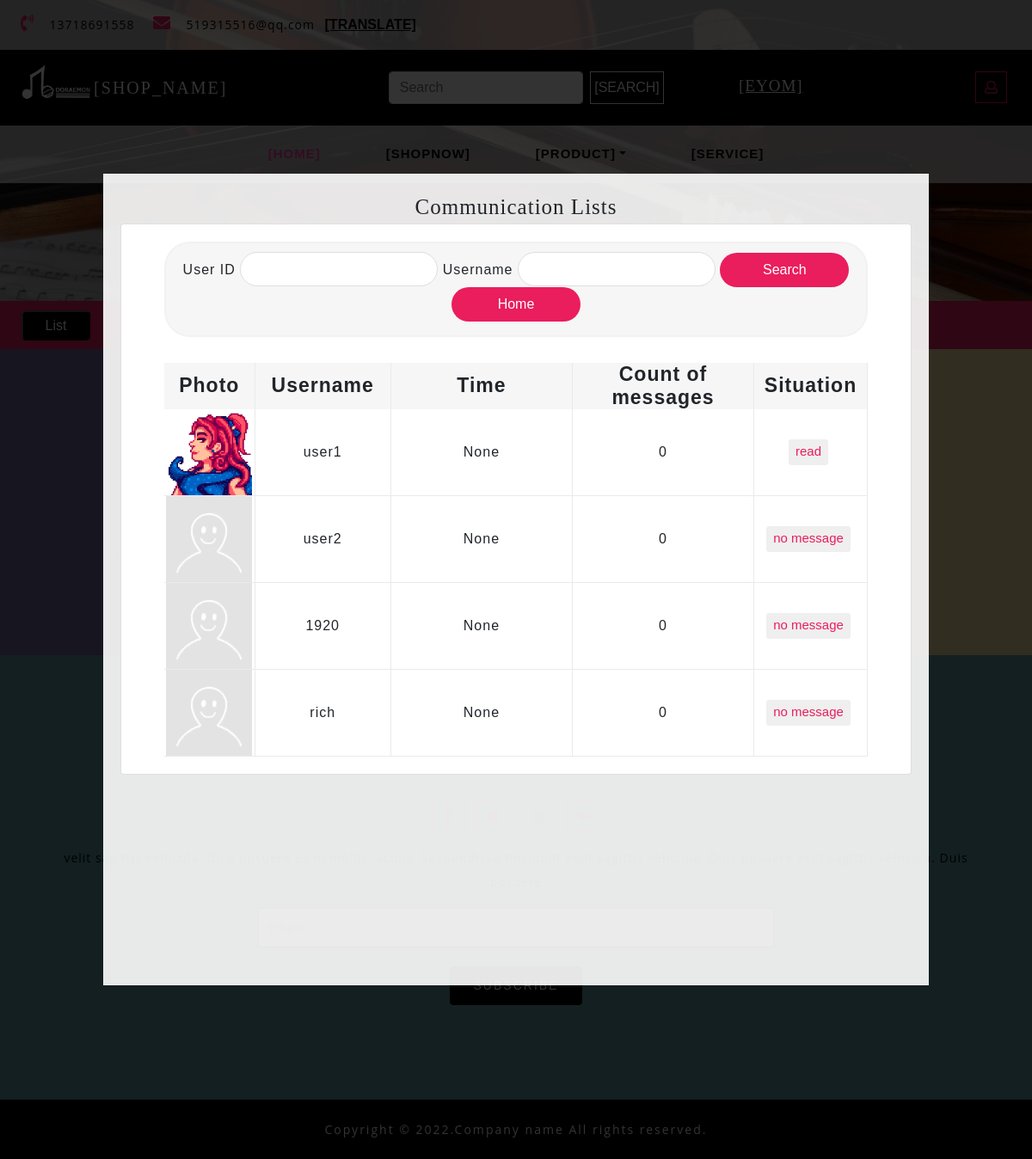
Before: /adjust with the older database file.
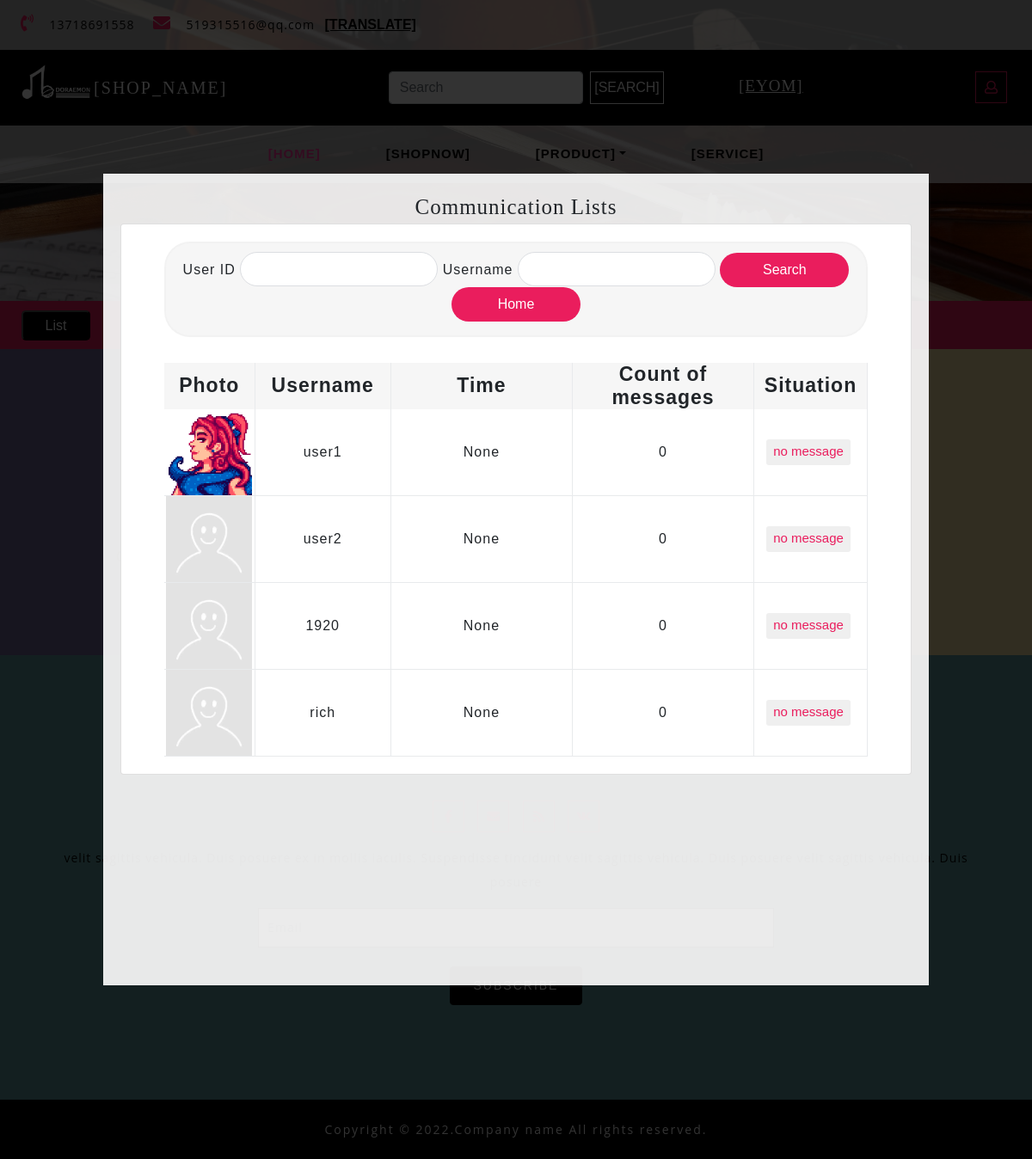
After: the same page with the newer database file.
### app/models.py (models this page shows, shortened)
class User(db.Model):
    __tablename__ = "user"
    __table_args__ = {'extend_existing': True}
    id = db.Column(db.Integer, primary_key=True)
    user_name = db.Column(db.String(32), unique=True, nullable=False)
    password_hash = db.Column(db.String(64), nullable=False)
    email = db.Column(db.String(64), nullable=False)
    register_time = db.Column(db.DateTime, default=datetime.now)
    gender = db.Column(db.String(10), nullable=True)
    icon = db.Column(db.String(128), default='default.jpeg')
    introduction = db.Column(db.String(64), nullable=True)
    authority = db.Column(db.Integer, default=0, nullable=False)
    money = db.Column(db.Integer, default=0, nullable=False)
    new_time = db.Column(db.DateTime, nullable=True)
    count = db.Column(db.Integer, default=0)
    situation = db.Column(db.Boolean, nullable=True)
    messages = db.relationship('Mess', back_populates='author', cascade='all')
    ban = db.Column(db.Boolean, default=False)

### app/routes.py (the view, shortened to what this page needs)
@app.route('/adjust', methods=['GET', 'POST'])
def adjust():
    user = User.query.filter_by(authority=0).order_by((User.situation == 0).desc()).all()
    return render_template('adjust.html', user=user)

### app/templates/adjust.html (shortened to what this page needs)
{% extends "base.html" %}
{% block content %}
    <link href="../static/css/bootstrap.min.css" rel="stylesheet" type="text/css" media="all">
    <link href="../static/css/fontawesome-all.min.css" rel="stylesheet" type="text/css" media="all">
    <link rel="stylesheet" href="../static/css/shop.css" type="text/css">
    <link rel="stylesheet" type="text/css" href="../static/css/jquery-ui1.css">
    <link href="../static/css/style.css" rel='stylesheet' type='text/css' media="all">
    <link rel="stylesheet" href="../static/css/style1.css" media="screen" type="text/css"/>
    <div class="using-border py-3">
        <div class="inner_breadcrumb  ml-4">
            <ul class="short_ls">
                <button class="list" onclick="ShowList()">List</button>
                <li>
                    <a href="/index">Home</a>
                    <span>/ /</span>
                </li>
                <li>Contact</li>
            </ul>
        </div>
    </div>
    <div id="light" class="white_content">
        <span style="font-size: 25px;font-family: fantasy;">Communication Lists</span>
            <div class = "card">
            <div class = "header">
              <form action="" method="post">
                <div class = "form-box">
                    User ID <input class = "search-field id" type="text" name="uid" id="uid">
                    Username <input class = "search-field name" type="text" name="uname" name="uname">
                    <button class = "search-btn" type="submit">Search</button>
                    <button class = "search-btn" type="button" onclick="location.href='/home'">Home</button>
                </div>
              </form>
            </div>
          <div class="ivu-table ivu-table-default ivu-table-border" >
              <div class="ivu-table-header">
                  <table cellspacing="0" cellpadding="0" border="0" style="width: 350px;">
                      <colgroup>
                          <col width="40">
                          <col width="60">
                          <col width="80">
                          <col width="80">
                          <col width="50">
                      </colgroup>
                      <thead>
                        <tr>
                            <th>
                                <div class="ivu-table-cell"><span class="">Photo</span></div>
                            </th>
                            <th >
                                <div class="ivu-table-cell"><span class="">Username</span></div>
                            </th>
                            <th >
                                <div class="ivu-table-cell"><span class="">Time</span></div>
                            </th>
                            <th >
                                <div class="ivu-table-cell"><span class="">Count of messages</span></div>
                            </th>
                            <th>
                                <div class="ivu-table-cell ivu-table-hidden"><span class="">Situation</span></div>
                            </th>
                        </tr>
                      </thead>
                    </table>
                </div>
              <div class="ivu-table-body" style="">
                  <table cellspacing="0" cellpadding="0" border="0" style="width: 600px;">
                      <colgroup>
                          <col width="40">
                          <col width="60">
                          <col width="80">
                          <col width="80">
                          <col width="50">
                      </colgroup>
                      <tbody class="ivu-table-tbody">
                        {% for u in user %}
                        <tr draggable="false" class="ivu-table-row">
                            <td class="ivu-table-column">
                                <div class="ivu-table-cell">
                                    <div class="ivu-table-cell-tooltip ivu-tooltip">
                                        <div class="ivu-tooltip-rel">
                                                {% if u.icon != None %}
                                                    <img class="ivu-table-cell-tooltip-content" src="/static/uploaded_AVA/{{ u.icon }}" alt="" width=100 height=100>
                                                {% else %}
                                                    <img class="ivu-table-cell-tooltip-content" src='{{ avatars.default(size='l') }}' alt="" width=100 height=100>
                                                {% endif %}
                                        </div>
                                    </div>
                                </div>
                            </td>
                            <td class="ivu-table-column">
                                <div class="ivu-table-cell">
                                    <div class="ivu-table-cell-tooltip ivu-tooltip">
                                        <div class="ivu-tooltip-rel">
                                            <span class="ivu-table-cell-tooltip-content" onclick="location='contact_admin/{{ u.id }}'" style="cursor: pointer"> {{ u.user_name }}
                                            </span>
                                        </div>
                                    </div>
                                </div>
                            </td>
                            <td class="ivu-table-column">
                                <div class="ivu-table-cell">
                                    <div class="ivu-table-cell-tooltip ivu-tooltip">
                                        <div class="ivu-tooltip-rel">
                                            <span class="ivu-table-cell-tooltip-content"> {{ u.new_time }}
                                            </span>
                                        </div>
                                    </div>
                                </div>
                            </td>
                            <td class="ivu-table-column">
                                <div class="ivu-table-cell">
                                    <div class="ivu-table-cell-tooltip ivu-tooltip">
                                        <div class="ivu-tooltip-rel">
                                            <span class="ivu-table-cell-tooltip-content">{{ u.count }}
                                            </span>
                                        </div>
                                    </div>
                                </div>
                            </td>
                            <td class="ivu-table-column">
                                <div class="ivu-table-cell">
                                    <div style="display: flex; justify-content: center;">
                                        <button type="button" class="ivu-btn ivu-btn-info ivu-btn-small ivu-btn-ghost"
                                                style="margin-right: 5px; display: block;" onclick="location='contact_admin/{{ u.id }}'">
                                                {% if u.situation %}
                                                    <span>read</span>
                                                {% elif u.situation is none %}
                                                    <span>no message</span>
                                                {% else %}
                                                    <span>unread</span>
                                                {% endif %}
                                        </button>
                                    </div>
                                </div>
                            </td>
                        </tr>
                       {% endfor %}
                      </tbody>
                  </table>
              </div>
          </div>
      </div>
    </div>
    <section class="subscribe">
        <div class="container-fluid">
            <div class="row">
                <div class="col-lg-6 col-md-6 map-info-right px-0 text-center">
                    <div class="address-gried-2">
                        <b>Doraemon Instrument Store</b>
                        <p>
                        </p>
                    </div>
                </div>
                <div class="col-lg-6 col-md-6 address-w3l-right text-center">
                    <div class="address-gried ">
                        <p>25478 Road St.121<br>USA New Hill
                        </div>
                    <div class="address-gried mt-3">
                        <p> +(000)123 4565<br>+(010)123 4565</p>
                    </div>
                    <div class=" address-gried mt-3">
                        <p><a href="mailto:info@example.com">info@example1.com</a>
                            <br><a href="mailto:info@example.com">info@example2.com</a>
                        </p>
                    </div>
                </div>
            </div>
        </div>
    </section>
    <section class="sub-below-address py-lg-4 py-md-3 py-sm-3 py-3">
        <div class="container py-lg-5 py-md-5 py-sm-4 py-3">
            <h3 class="title clr text-center mb-lg-5 mb-md-4 mb-sm-4 mb-3">Get In Touch Us</h3>
            <div class="icons mt-4 text-center">
                <ul>
                    <li><a href="#"></a></li>
                    <li><a href="#"></a></li>
                    <li><a href="#"></a></li>
                    <li><a href="#"></a></li>
                </ul>
                <p class="my-3">velit sagittis vehicula. Duis posuere
                </p>
            </div>
            <div class="email-sub-agile">
                <form action="#" method="post">
                    <div class="form-group sub-info-mail">
                    </div>
                    <div class="text-center">
                        <button type="submit" class="btn subscrib-btnn">Subscribe</button>
                    </div>
                </form>
            </div>
        </div>
    </section>
    <footer class="py-lg-4 py-md-3 py-sm-3 py-3 text-center">
        <div class="copy-agile-right">
            <p>
            </p>
        </div>
    </footer>
    <link rel="stylesheet" href="../static/css/communicate_list.css" type="text/css">
{% endblock %}

### app/templates/base.html (shortened to what this page needs)
<head>
</head>
<body style="overflow-x:hidden">
<div class="header-outs" id="home">
    <div class="header-bar">
        <div class="info-top-grid">
            <div class="info-contact-agile">
                <ul>
                    <li>
                        <p>13718691558</p>
                    </li>
                    <li>
                        <p><a href="mailto:info@example.com">519315516@qq.com</a></p>
                    </li>
                    <li>
                        <button onclick="execI18n()" class="i18n translate_button" contrastName="TRANSLATE">
                        </button>
                    </li>
                </ul>
            </div>
        </div>
        <div class="container-fluid">
            <div class="hedder-up row">
                <div class="col-lg-3 col-md-3 logo-head" style="display: flex; justify-content: flex-start;width: 55%">
                    <h1><a class="navbar-brand i18n" href="/main_page" contrastName="SHOP_NAME">Instrument-Shop</a></h1>
                </div>
                <div class="col-lg-5 col-md-6 search-right" style="width: 45%">
                    <form class="form-inline my-lg-0" action="{{ url_for('search') }}" method="post" style="justify-content: flex-end; margin-right: 10px;">
                        <button class="btn i18n" contrastName="SEARCH">Search</button>
                    </form>
                </div>
                <div class="col-lg-4 col-md-3 right-side-cart">
                    <div class="cart-icons">
                        <ul style="display: flex; justify-content: right">
                            <li class="enjoy" style="width: 270px;line-height: 33px">
                                <u class="i18n" contrastName="EYOM">Enjoy your own music!</u>
                            </li>
                            <li>
                                {% if islogin %}
                                    <button type="button" onclick="location.href='/home'">
                                       <span class="far">
                                            {% if icon == "NULL" %}
                                                <img src='{{ avatars.default(size='l') }}' alt="" width=33 height=33>
                                            {% else %}
                                                <img src='{{ icon }}' alt="" width=33 height=33>
                                            {% endif %}
                                       </span>
                                    </button>
                                {% else %}
                                    <button type="button" onclick="location.href='/login'">
                                        </button>
                                {% endif %}
                            </li>
                        </ul>
                    </div>
                </div>
            </div>
        </div>
        <nav class="navbar navbar-expand-lg navbar-light">
            <div class="collapse navbar-collapse justify-content-center" id="navbarSupportedContent">
                <ul class="navbar-nav ">
                    {% if authority !=1 %}
                    <li class="nav-item active">
                        <a class="nav-link i18n" onclick="location.href='/main_page'" contrastName="HOME">Home <span class="sr-only">(current)</span></a>
                    </li>
                    {% endif %}
                    <li class="nav-item">
                        {% if authority !=1 %}
                        <a onclick="location.href='/shop'" class="nav-link i18n" contrastName="SHOPNOW">Shop Now</a>
                        {% endif %}
                    </li>
                    <li class="nav-item dropdown">
                        <a class="nav-link dropdown-toggle i18n" href="#" id="navbarDropdown1" role="button"
                           data-toggle="dropdown" aria-haspopup="true" aria-expanded="false" contrastName="PRODUCT">
                        </a>
                    </li>
                    <li class="nav-item dropdown">
                        {% if authority ==1 %}
                            <a class="nav-link i18n" href="/adjust" contrastName="CUSTOMER">
                                Customer
                            </a>
                        {% else %}
                            <a class="nav-link i18n" href="/contact" contrastName="SERVICE">
                            </a>
                        {% endif %}
                    </li>
                </ul>
            </div>
        </nav>
    </div>
</div>
{% block content %}{% endblock %}
</body>
</html>
<link rel="stylesheet" href="../static/css/shop.css">

Changed rows visible on the page:
changed User "user1": situation "read" → "no message"
